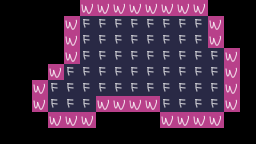

Below is a game level as drawn by its tile map, then a one-line description and the .tmx file that defines it, in full:
An orthogonal 16x9 tile map with 16x16 px tiles, 1 tile layer (Tile Layer 1).

<map version="1.5" tiledversion="1.6.0" orientation="orthogonal" renderorder="left-down" width="16" height="9" tilewidth="16" tileheight="16" infinite="0" nextlayerid="2" nextobjectid="1">
 <editorsettings>
  <export target="../Deeper and Deeper/Assets/Resources/overworld-1.json" format="json" />
 </editorsettings>
 <tileset firstgid="1" source="overworld.tsx" />
 <layer id="1" name="Tile Layer 1" width="16" height="9">
  <data encoding="csv">
0,0,0,0,0,2,2,2,2,2,2,2,2,0,0,0,
0,0,0,0,2,1,1,1,1,1,1,1,1,2,0,0,
0,0,0,0,2,1,1,1,1,1,1,1,1,2,0,0,
0,0,0,0,2,1,1,1,1,1,1,1,1,1,2,0,
0,0,0,2,1,1,1,1,1,1,1,1,1,1,2,0,
0,0,2,1,1,1,1,1,1,1,1,1,1,1,2,0,
0,0,2,1,1,1,2,2,2,2,1,1,1,1,2,0,
0,0,0,2,2,2,0,0,0,0,2,2,2,2,0,0,
0,0,0,0,0,0,0,0,0,0,0,0,0,0,0,0
</data>
 </layer>
</map>
